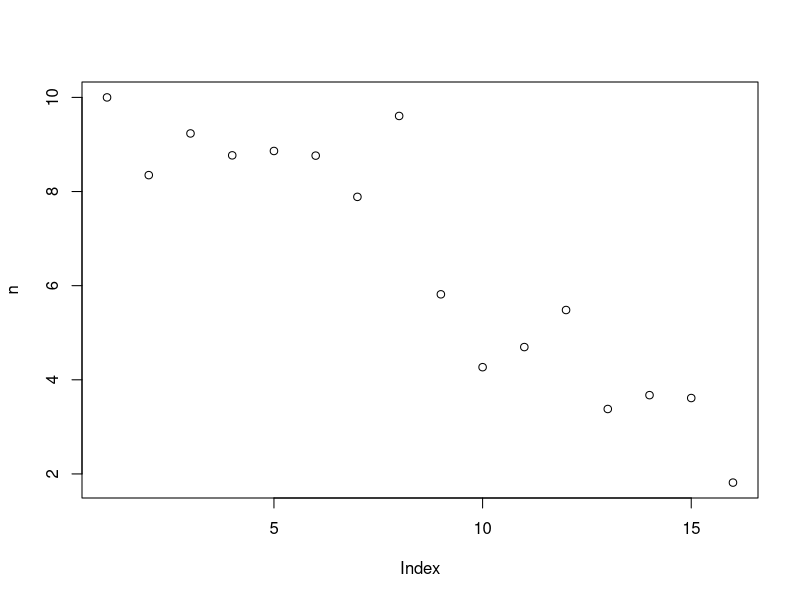
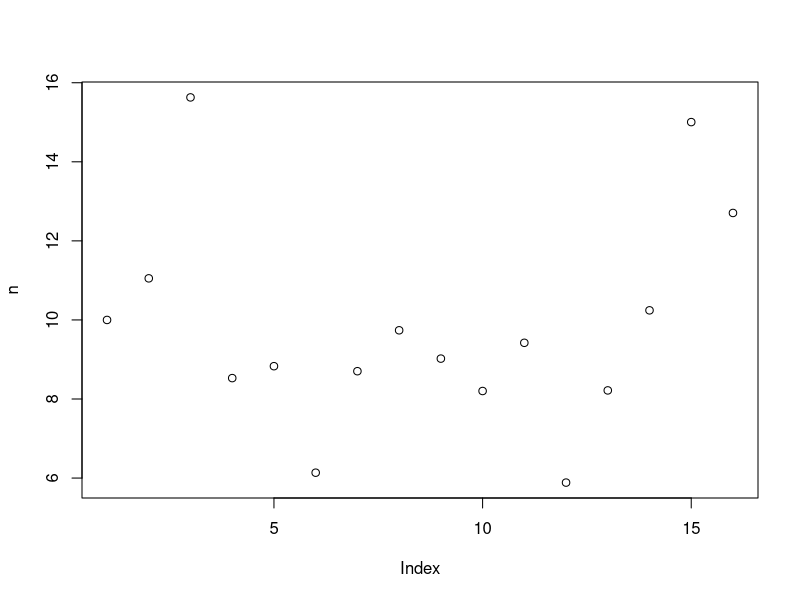
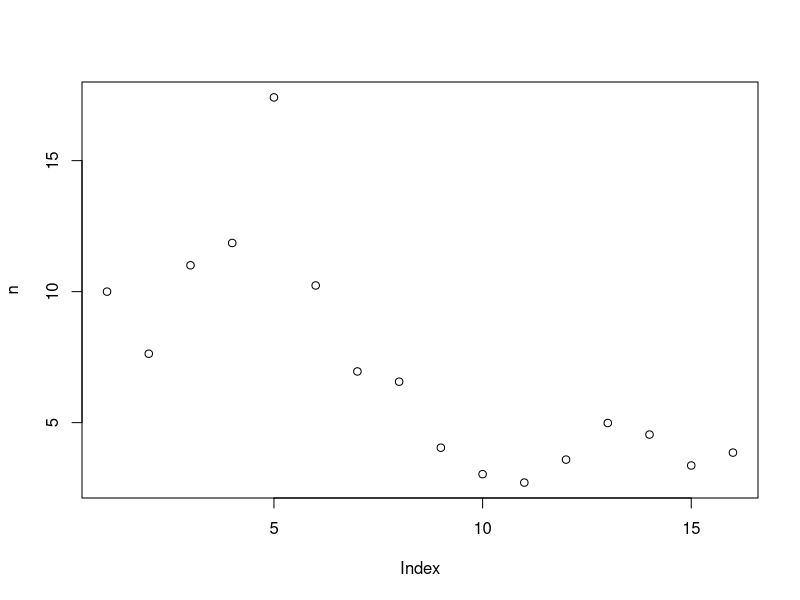
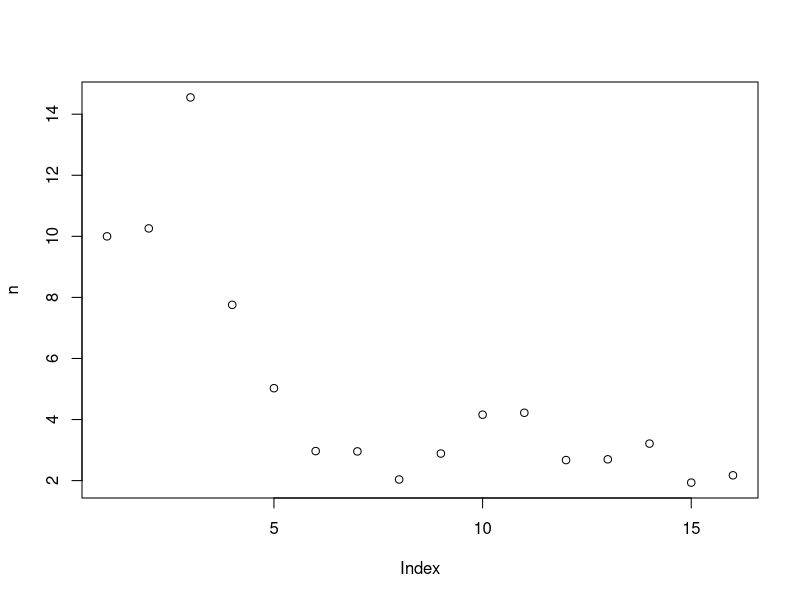
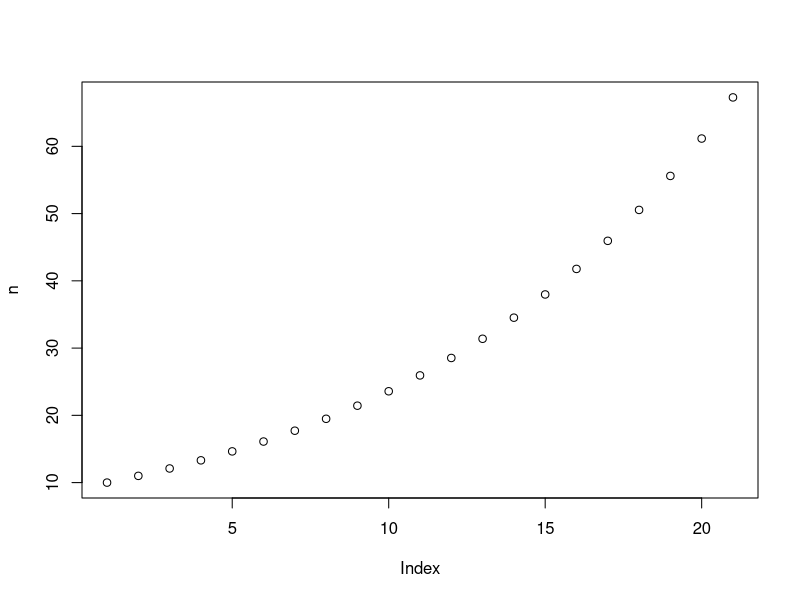
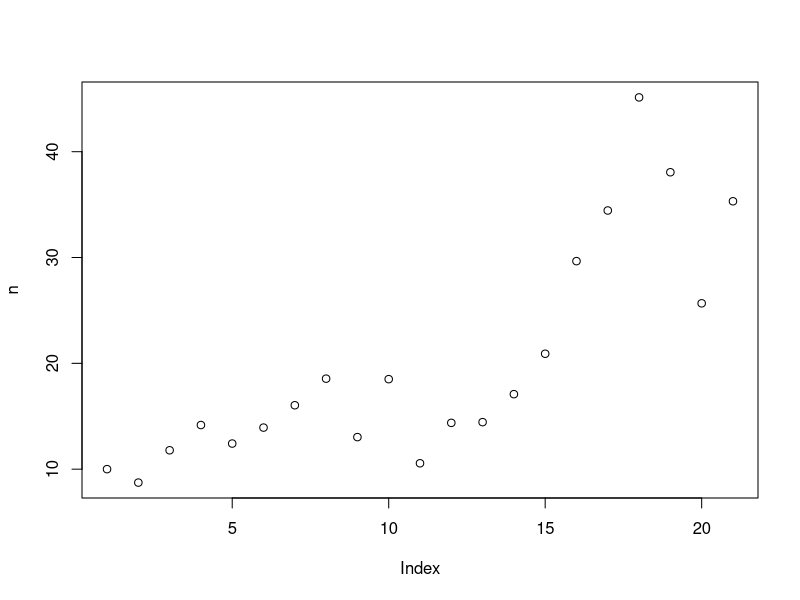
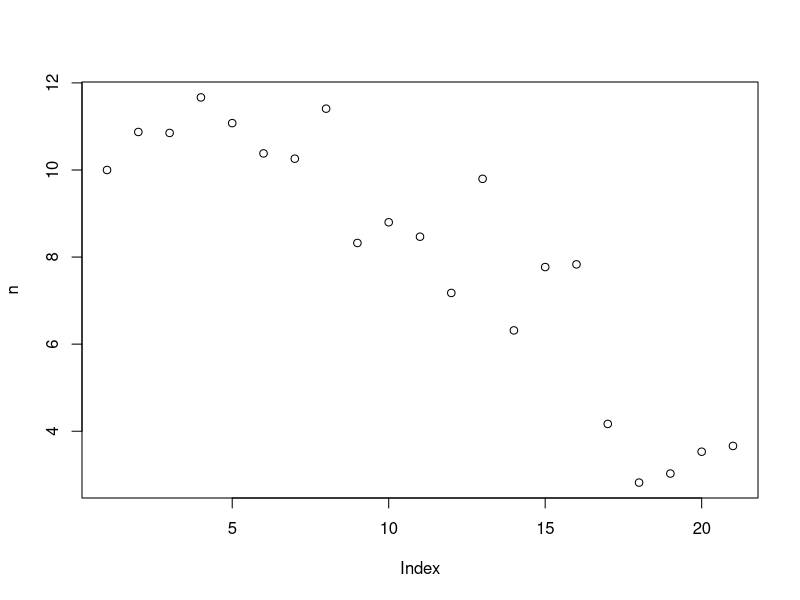

R code for these plots, in order:
# four different but equivalent ways to produce a time series with environmental stochasticity

## vector of lambdas outside of for-loop

tmax <- 15 # length of the time series
lambda <- runif(tmax, 0.5, 1.5) # the assumed value for lambda
N0 <- 10 # initial population size
n <- c() # creates an empty vector in which we can store the data of the time series
n[1] <- N0 # stores the initial population size as the first entry of the vector n 
for(t in 1:tmax) {
  n[t+1] <- n[t] * lambda[t]
}
n
plot(n)

## new lambda determined inside the for-loop after population update, requires initial lambda value inside for-loop

tmax <- 15 # length of the time series
lambda <- runif(1, 0.5, 1.5) # the assumed value for lambda
N0 <- 10 # initial population size
n <- c() # creates an empty vector in which we can store the data of the time series
n[1] <- N0 # stores the initial population size as the first entry of the vector n 
for(t in 1:tmax) {
  n[t+1] <- n[t] * lambda
  lambda <- runif(1, 0.5, 1.5)
}
n
plot(n)

## lambda inside the for loop, before population update, maybe most elegant version

tmax <- 15 # length of the time series
N0 <- 10 # initial population size
n <- c() # creates an empty vector in which we can store the data of the time series
n[1] <- N0 # stores the initial population size as the first entry of the vector n 
for(t in 1:tmax) {
  lambda <- runif(1, 0.5, 1.5)
  n[t+1] <- n[t] * lambda
}
n
plot(n)

## same as above but replacing lambda directly with runif(1, min, max)

tmax <- 15 # length of the time series
N0 <- 10 # initial population size
n <- c() # creates an empty vector in which we can store the data of the time series
n[1] <- N0 # stores the initial population size as the first entry of the vector n 
for(t in 1:tmax) {
  n[t+1] <- n[t] * runif(1, 0.5, 1.5) # runif determines a value of lambda
}
n
plot(n)

# functions
##function computing the area of a circle

circle.area <- function(radius){
  radius^2 * pi
}

circle.area(radius = 2)

## function computing the area of a rectangle

rectangle.area <- function(width, length){
  width*length
}

rectangle.area(3, 5)

## function producing a deterministic time series

time.series <- function(tmax, lambda, N0){
  n <- c(N0) # creates a vector with the initial population size N0 in its first position
  for (t in 1:tmax) {
    n[t+1] <- n[t] * lambda
  }
  return(n)
}

n <- time.series(tmax = 20, lambda = 1.1, N0 = 10) # Here we export the values of the time series from the function.
# This allows us to plot the data since they data are now stored in the global environment (the environment tab)
plot(n)

## function producing a stochastic time series without extinction 

stoch.time.series <- function(N0, tmax, min, max){
  n <- c(N0)
  for(t in 1:tmax) {
    lambda <- runif(1, min, max)
    n[t+1] <- n[t] * lambda
  }
  return(n)
}

n <- stoch.time.series(10, 20, 0.5, 1.5)
plot(n)

## function producing a stochastic time series with extinction threshold equal to 1 

stoch.time.series <- function(N0, tmax, min, max){
  n <- c(N0)
  for(t in 1:tmax) {
    lambda <- runif(1, min, max)
    n[t+1] <- if (n[t] * lambda < 1) 0 else n[t] * lambda
  }
  return(n)
}

n <- stoch.time.series(10, 20, 0.5, 1.5)
plot(n)
